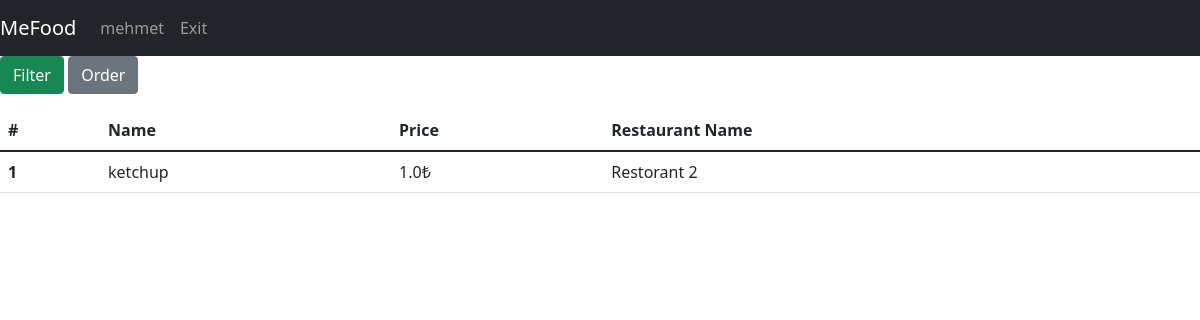
The app's page /extras (signed in), older data.
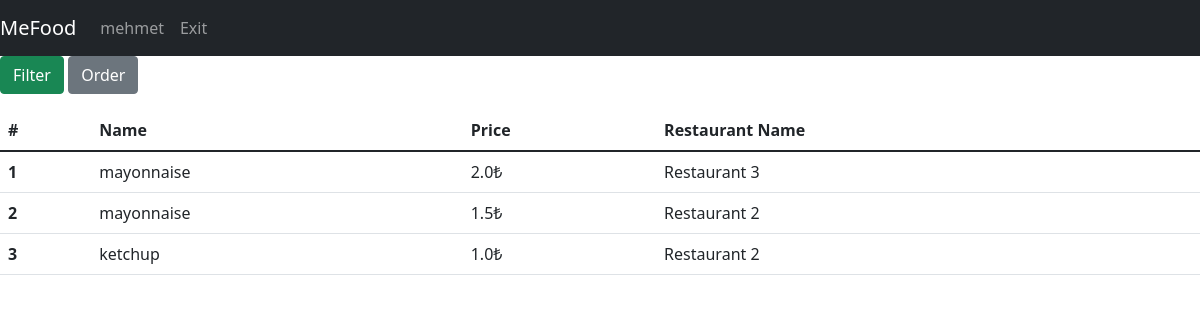
The same page, newer data.
### tables this page shows
CREATE TABLE extra(id INTEGER PRIMARY KEY,name varchar(200), price REAL, restaurantID INTEGER, FOREIGN KEY (restaurantID) REFERENCES restaurant(id));

CREATE TABLE restaurant(id INTEGER PRIMARY KEY, restaurantName varchar(30),address varchar(250),lat Text,lng Text,isOpen binary,averageRating REAL);

### app.py (the view)
@app.route("/extras", methods=["GET", "POST"])
def allExtras():
    with sqlite3.connect(DATABASE) as database:
        cursor = database.cursor()
    if request.method == "POST":
        if 'order' in request.form:
            orderBy = request.form['orderBy']
            if session["isFiltered"] == False:
                command = "SELECT extra.name, extra.price, restaurant.restaurantName " \
                          " FROM extra INNER JOIN restaurant ON extra.restaurantID = restaurant.id ORDER BY "+orderBy
                cursor.execute(command)
                query = cursor.fetchall()
                session["filteredData"]["extras"] = query
            else:
                df = pd.DataFrame(session["filteredData"]["extras"],
                                  columns=['name', 'price', 'restaurantName'])
                df = df.sort_values(by=orderBy)
                session["filteredData"]["extras"] = df.values.tolist()
        if 'filter' in request.form:
            filtered_cols, expected_vals = [], []
            q = ""
            for c in request.form.keys():
                if request.form[c] != '' and request.form[c] != "filter":
                    filtered_cols.append(c)
                    expected_vals.append(request.form[c])
            if len(expected_vals) > 0:
                for index in range(0, len(expected_vals)):
                    q += filtered_cols[index]+" LIKE " + f"'%{expected_vals[index]}%'"
                command = "SELECT extra.name, extra.price, restaurant.restaurantName " \
                          " FROM extra INNER JOIN restaurant ON extra.restaurantID = restaurant.id and "+q+" ORDER BY extra.id desc "
                cursor.execute(command)
                query = cursor.fetchall()
                session["filteredData"]["extras"] = query
            else:
                session["filteredData"] = getAllDbData(toGet=["extras"])
            session["isFiltered"] = True
    else:
        session["filteredData"] = getAllDbData(toGet=["extras"])
        session["isFiltered"] = False
    return render_template("admin/list_operations/list_extras.html", username=session["username"], data=session["filteredData"])

### app.py (called while the page is built)
def getExtras(cursor, limit=None):
    if limit != None:
        cursor.execute("SELECT extra.name, extra.price, restaurant.restaurantName FROM extra INNER JOIN restaurant ON extra.restaurantID = restaurant.id ORDER BY extra.price DESC LIMIT ?",(limit,))
    else:
        cursor.execute("SELECT extra.name, extra.price, restaurant.restaurantName FROM extra INNER JOIN restaurant ON extra.restaurantID = restaurant.id ORDER BY extra.price DESC")
    query = cursor.fetchall()
    return query

### templates/admin/list_operations/list_extras.html (shortened to what this page needs)
{% extends 'base.html' %}
{% block navbar %}
<nav class="navbar navbar-expand-lg navbar-dark bg-dark">
    <a class="navbar-brand" href="#">MeFood</a>
    <div class="collapse navbar-collapse" id="navbarNav">
        <ul class="navbar-nav">
          <li class="nav-item active"><a class="nav-link" href="/">{{username}}</a></li>
          <li class="nav-item active"><a class="nav-link" href="/exit">Exit</a></li>
        </ul>
    </div>
</nav>
{% endblock %}
{% block body %}
<p>
  <a class="btn btn-success" data-toggle="collapse" href="#filter" role="button" aria-expanded="false" aria-controls="filter">Filter</a>
  <button class="btn btn-secondary" type="button" data-toggle="collapse" data-target="#order" aria-expanded="false" aria-controls="order">Order</button>
</p>
<div>
    <table class="table">
      <thead class="thead-dark">
        <tr>
            <th scope="col">#</th>
            <th scope="col">Name</th>
            <th scope="col">Price</th>
            <th scope="col">Restaurant Name</th>
        </tr>
      </thead>
      <tbody>
        {%for i in range(data["extras"]|length)%}
                <tr>
                  <th scope="row">{{ i+1 }}</th>
                  <td>{{ data["extras"][i][0] }}</td>
                  <td>{{ data["extras"][i][1] }}₺</td>
                  <td>{{ data["extras"][i][2] }}</td>
        {%endfor%}
      </tbody>
    </table>
</div>
{% endblock %}

Row changes from the older to the newer data that the page shows:
added extra: name "mayonnaise", price "2.0"
now on this page (row edited): restaurant: restaurantName "Restaurant 3"
added extra: name "mayonnaise", price "1.5"
Text that changed along with them:
new list line: "1 ₺"
new list line: "2 ₺"
new list line: "Restaurant 2"
new list line: "3 ₺"
new list line: "ketchup 1.0"
list line gone: "1 ₺"
list line gone: "ketchup 1.0"
list line gone: "Restorant 2"
